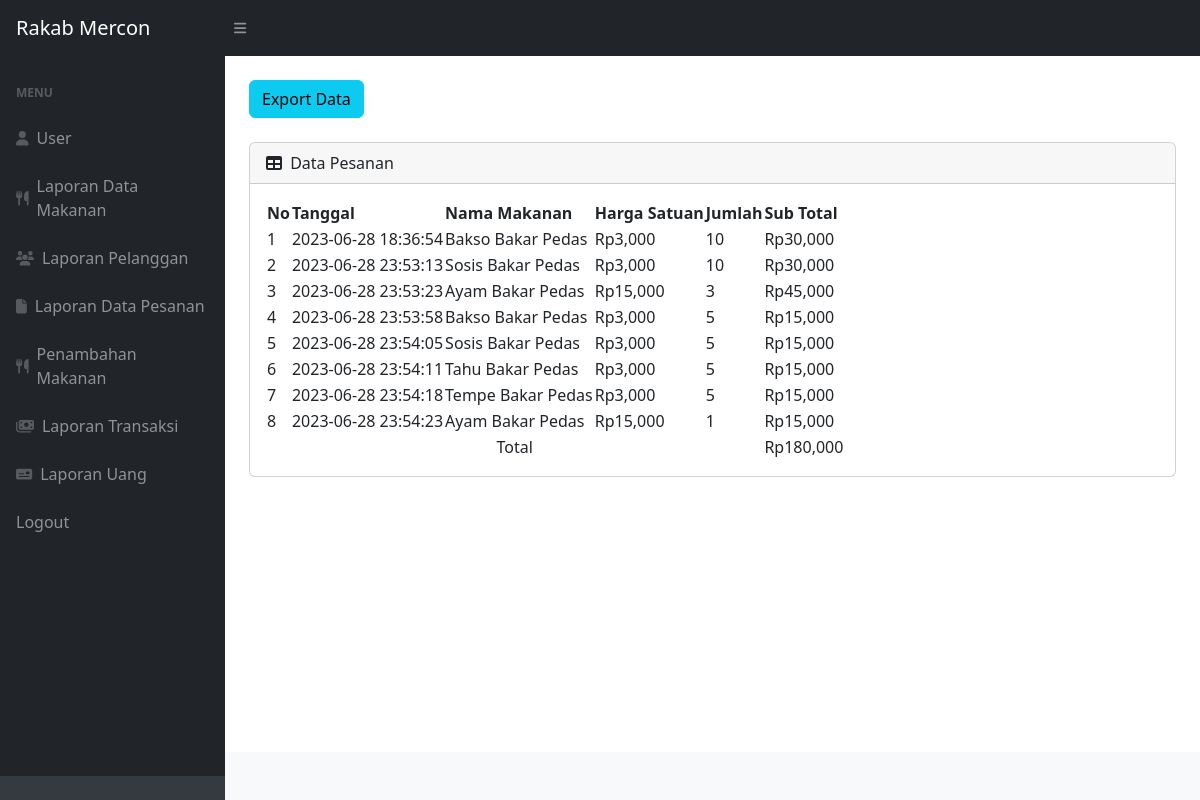
Page /uang.php (signed in) on the committed database.
### tables this page shows
CREATE TABLE `detailpesanan` (
  `iddetailpesanan` int(11) NOT NULL,
  `idpesanan` int(11) NOT NULL,
  `idmakanan` int(11) NOT NULL,
  `qty` int(11) NOT NULL,
  `tanggal` timestamp NOT NULL DEFAULT current_timestamp()
);

CREATE TABLE `datamakanan` (
  `idmakanan` int(11) NOT NULL,
  `namamakanan` varchar(20) NOT NULL,
  `harga` int(11) NOT NULL,
  `stok` int(11) NOT NULL
);

### uang.php (the view, shortened to what this page needs)
<?php
require 'ceklogin.php';
?>
<!DOCTYPE html>
<html lang="en">
    <head>
        <link href="https://cdn.jsdelivr.net/npm/simple-datatables@7.1.2/dist/style.min.css" rel="stylesheet" />
        <link href="css/styles.css" rel="stylesheet" />
    </head>
    <body class="sb-nav-fixed">
        <nav class="sb-topnav navbar navbar-expand navbar-dark bg-dark">
            <a class="navbar-brand ps-3" href="index.php">Rakab Mercon</a>
            <button class="btn btn-link btn-sm order-1 order-lg-0 me-4 me-lg-0" id="sidebarToggle" href="#!"><i class="fas fa-bars"></i></button>
        </nav>
        <div id="layoutSidenav">
            <div id="layoutSidenav_nav">
                <nav class="sb-sidenav accordion sb-sidenav-dark" id="sidenavAccordion">
                    <div class="sb-sidenav-menu">
                        <div class="nav">
                            <div class="sb-sidenav-menu-heading">Menu</div>
                            <a class="nav-link" href="index.php">
                                <div class="sb-nav-link-icon"><i class="fa-solid fa-user"></i></div>
                                User
                            </a>
                            <a class="nav-link" href="datamakanan.php">
                                <div class="sb-nav-link-icon"><i class="fa-solid fa-utensils"></i></div>
                                Laporan Data Makanan
                            </a>
                            <a class="nav-link" href="pelanggan.php">
                                <div class="sb-nav-link-icon"><i class="fa-solid fa-users"></i></div>
                                Laporan Pelanggan
                            </a>
                            <a class="nav-link" href="pesanan.php">
                                <div class="sb-nav-link-icon"><i class="fa-solid fa-file"></i></div>
                                Laporan Data Pesanan
                            </a>
                            <a class="nav-link" href="masuk.php">
                                <div class="sb-nav-link-icon"><i class="fa-solid fa-utensils"></i></div>
                                Penambahan Makanan
                            </a>
                            <a class="nav-link" href="transaksi.php">
                                <div class="sb-nav-link-icon"><i class="fa-solid fa-money-bills"></i></div>
                                Laporan Transaksi
                            </a>
                            <a class="nav-link" href="uang.php">
                                <div class="sb-nav-link-icon"><i class="fa-solid fa-money-check"></i></div>
                                Laporan Uang
                            </a>
                            <a class="nav-link" href="logout.php">
                                Logout
                            </a>
                        </div>
                    </div>
                    <div class="sb-sidenav-footer">
                    </div>
                </nav>
            </div>
            <div id="layoutSidenav_content">
                <main>
                    <div class="container-fluid px-4">
                        <a href="exportuang.php" class="btn btn-info mb-4">Export Data</a>
                        <div class="card mb-4">
                            <div class="card-header">
                                <i class="fas fa-table me-1"></i>
                                Data Pesanan
                            </div>
                            <div class="card-body">
                                <table id="datatablesSimple">
                                    <thead>
                                        <tr>
                                            <th>No</th>
                                            <th>Tanggal</th>
                                            <th>Nama Makanan</th>
                                            <th>Harga Satuan</th>
                                            <th>Jumlah</th>
                                            <th>Sub Total</th>
                                        </tr>
                                    </thead>
                                    <tbody>
                                    <?php
                                    $get = mysqli_query($c, "select * from detailpesanan p, datamakanan pr where p.idmakanan=pr.idmakanan");
                                    $i = 1;
                                    $total=0;
                                    while($p=mysqli_fetch_array($get)){
                                        $tanggal = $p['tanggal'];
                                        $qty = $p['qty'];;
                                        $harga = $p['harga'];
                                        $namamakanan = $p['namamakanan'];
                                        $subtotal = $qty*$harga;
                                        $total+=$subtotal;
                                    ?>
                                        <tr>
                                            <td><?=$i++;?></td>
                                            <td><?=$tanggal;?></td>
                                            <td><?=$namamakanan;?></td>
                                            <td>Rp<?=number_format($harga);?></td>
                                            <td><?=number_format($qty);?></td>
                                            <td>Rp<?=number_format($subtotal);?></td>
                                    <?php
                                    };
                                    ?>
                                    <tr>
                                        <td colspan='5'><center>Total</center></td>
                                        <td>Rp<?=number_format($total);?></td>
                                    </tr>
                                    </tbody>
                                </table>
                            </div>
                        </div>
                    </div>
                </main>
                <footer class="py-4 bg-light mt-auto">
                </footer>
            </div>
        </div>
    </body>
</html>

### rows in the picture
detailpesanan: tanggal "2023-06-28 18:36:54", idmakanan.namamakanan "Bakso Bakar Pedas", idmakanan.harga "3,000", qty "10", qty.harga "30,000"
detailpesanan: tanggal "2023-06-28 23:53:13", idmakanan.namamakanan "Sosis Bakar Pedas", idmakanan.harga "3,000", qty "10", qty.harga "30,000"
detailpesanan: tanggal "2023-06-28 23:53:23", idmakanan.namamakanan "Ayam Bakar Pedas", idmakanan.harga "15,000", qty "3", qty.harga "45,000"
detailpesanan: tanggal "2023-06-28 23:53:58", idmakanan.namamakanan "Bakso Bakar Pedas", idmakanan.harga "3,000", qty "5", qty.harga "15,000"
detailpesanan: tanggal "2023-06-28 23:54:05", idmakanan.namamakanan "Sosis Bakar Pedas", idmakanan.harga "3,000", qty "5", qty.harga "15,000"
detailpesanan: tanggal "2023-06-28 23:54:11", idmakanan.namamakanan "Tahu Bakar Pedas", idmakanan.harga "3,000", qty "5", qty.harga "15,000"
detailpesanan: tanggal "2023-06-28 23:54:18", idmakanan.namamakanan "Tempe Bakar Pedas", idmakanan.harga "3,000", qty "5", qty.harga "15,000"
detailpesanan: tanggal "2023-06-28 23:54:23", idmakanan.namamakanan "Ayam Bakar Pedas", idmakanan.harga "15,000", qty "1", qty.harga "15,000"

### other values in the picture
$total "180,000"
